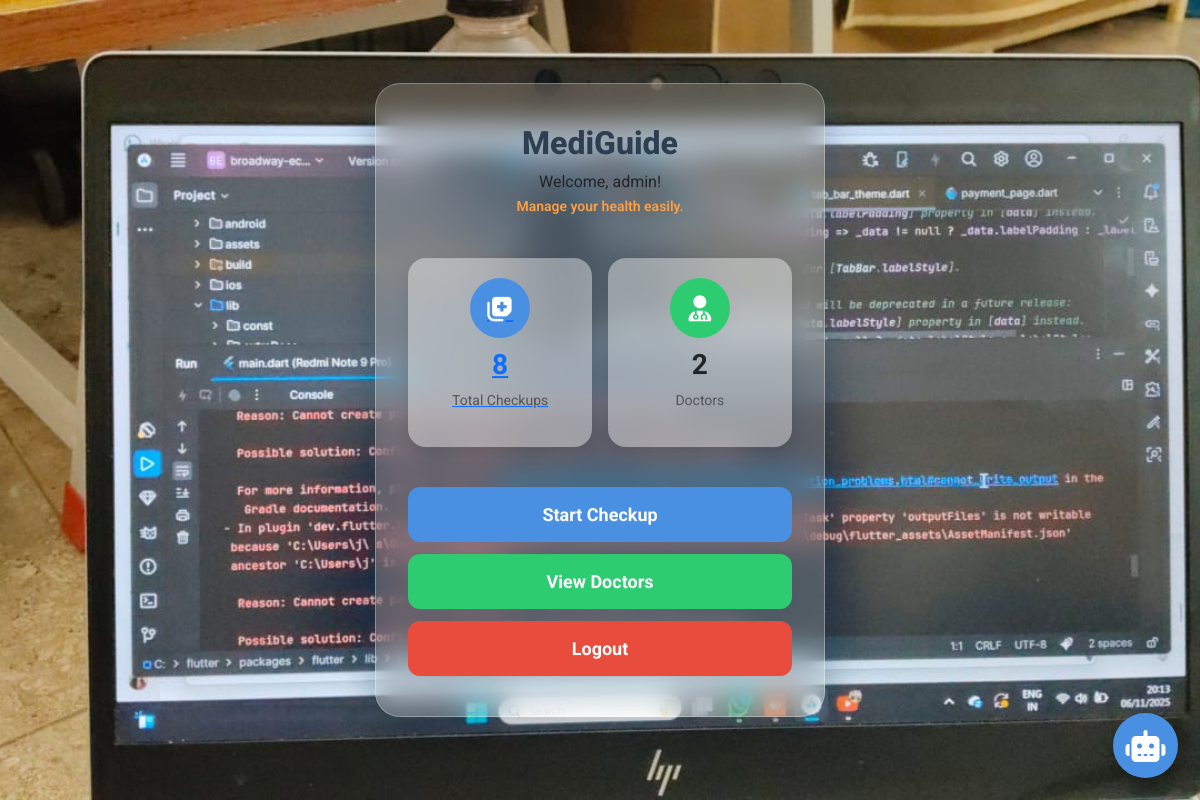
/home/ (signed in), run on an earlier commit of the app's database.
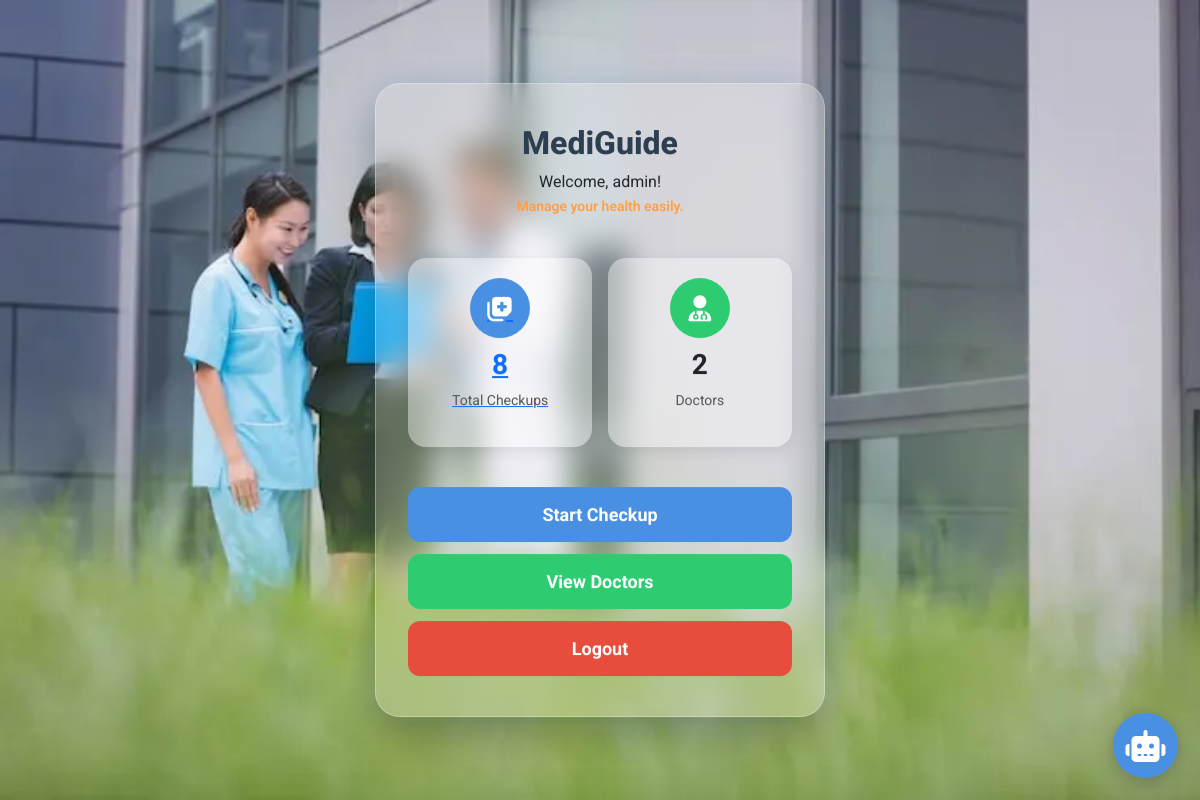
And on a later commit of the database.
### setup/models.py (models this page shows, shortened)
class Banner(models.Model):
    title = models.CharField(max_length=200, blank=True, null=True)
    image = models.ImageField(upload_to='banners/')
    is_active = models.BooleanField(default=True)

### users/views.py (the view)
# urls.py: path('home/', views.home_view, name='home'),
@login_required
def home_view(request):
    user = request.user
    banners = Banner.objects.filter(is_active=True)
    total_doctors = Doctor.objects.count()
    total_checkups = CheckupSubmission.objects.filter(user=user).count()
    return render(request, 'users/home.html', {
        "banners": banners,
        "total_doctors": total_doctors,
        "total_checkups": total_checkups,
        "pending_reports": 3
    })

### users/templates/users/home.html (shortened to what this page needs)
{% load static %}
<!DOCTYPE html>
<html lang="en">
<head>
<link href="https://cdn.jsdelivr.net/npm/bootstrap@5.3.0/dist/css/bootstrap.min.css" rel="stylesheet">
<link rel="stylesheet" href="https://cdnjs.cloudflare.com/ajax/libs/font-awesome/6.4.0/css/all.min.css">
</head>
<body>
<div class="bg-carousel">
    {% for banner in banners %}
        <img src="{{ banner.image.url }}" class="{% if forloop.first %}active{% endif %}">
    {% endfor %}
</div>
<div class="dashboard-supercard">
    <div class="dashboard-header">
        <h2>MediGuide</h2>
        <p>Welcome, {{ request.user.username }}!<br>
        <span class="sub-text">Manage your health easily.</span></p>
    </div>
    <div class="supercard-stats">
        <div class="supercard-stat">
            <a href="{% url 'checkup_list' %}">
                <div class="stat-icon bg-blue"><i class="fas fa-notes-medical"></i></div>
                <h3>{{ total_checkups }}</h3>
                <p>Total Checkups</p>
            </a>
        </div>
        <div class="supercard-stat">
            <div class="stat-icon bg-green"><i class="fas fa-user-md"></i></div>
            <h3>{{ total_doctors }}</h3>
            <p>Doctors</p>
        </div>
    </div>
    <div class="dashboard-actions">
        <a href="{% url 'start_checkup' %}" class="btn-lg primary">Start Checkup</a>
        <a href="{% url 'view_doctors' %}" class="btn-lg success">View Doctors</a>
        <a href="{% url 'logout' %}" class="btn-lg danger">Logout</a>
    </div>
</div>
<div class="floating-chat-btn" onclick="openChat()">
    <i class="fas fa-robot"></i>
</div>
</body>
</html>

What changed in the data, as far as the page shows it:
no longer on this page (row edited): Banner: image (picture)
added Banner: image (picture)
